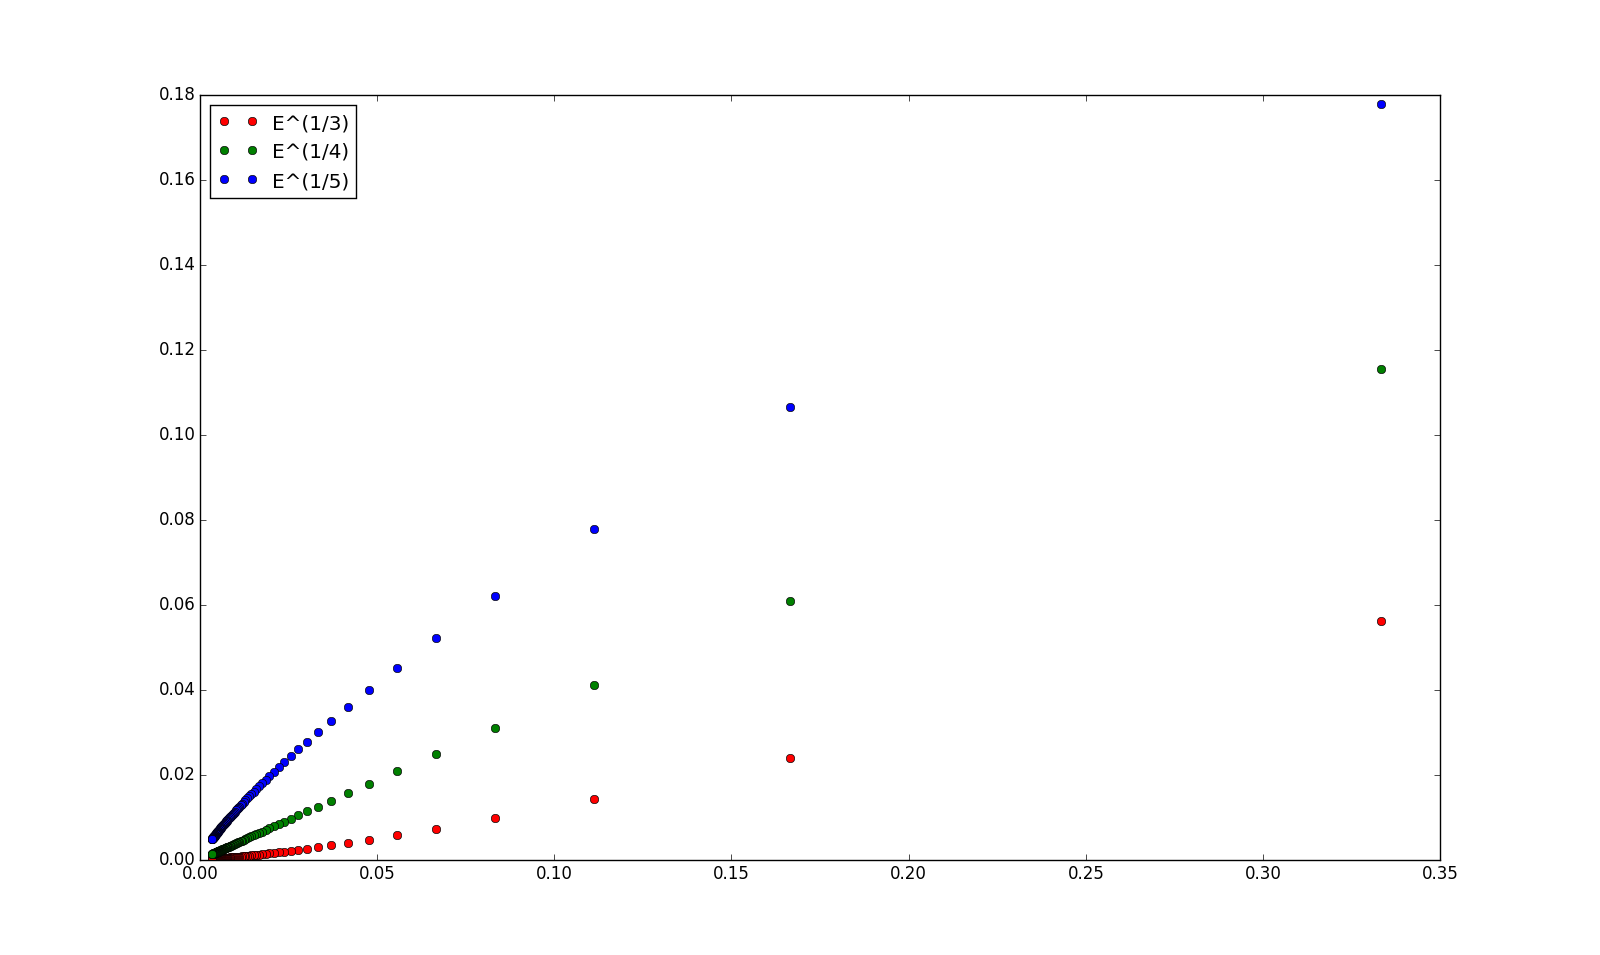

The script that drew this image:
import math
import matplotlib.pyplot as pp
import numpy as np
from four_b import CompSimp38

h  = np.zeros(100)
E3 = np.zeros(100)
E4 = np.zeros(100)
E5 = np.zeros(100)
n = 3
It = math.sqrt(12)-math.sqrt(5)
for i in range(0,100):
    nt   = 1.0*n
    it   = 1.0*i
    h[i] = 1.0/(it+1.0)/nt
    E3[i] = pow(abs(It - CompSimp38(3.0,4.0,n*(i+1))),1.0/3.0)
    E4[i] = pow(abs(It - CompSimp38(3.0,4.0,n*(i+1))),1.0/4.0)
    E5[i] = pow(abs(It - CompSimp38(3.0,4.0,n*(i+1))),1.0/5.0)

pp.plot(h,E3,'ro', label = 'E^(1/3)')
pp.plot(h,E4,'go', label = 'E^(1/4)')
pp.plot(h,E5,'bo', label = 'E^(1/5)')
pp.legend(loc = 'upper left')
pp.show()
